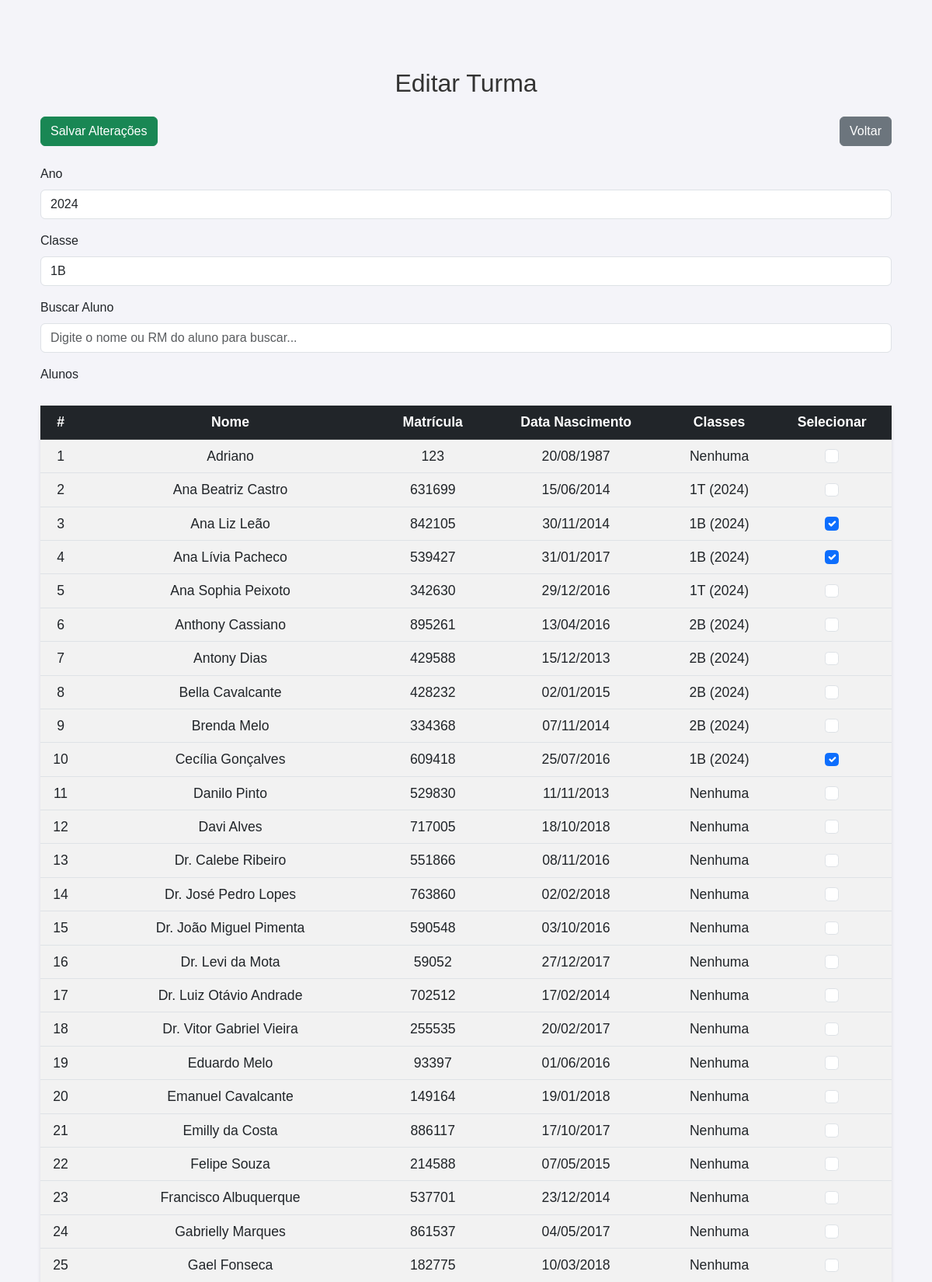
The app's page /secretaria/editar_turma/2/ (upper part) with its own data.
### core/models.py (models this page shows, shortened)
class Turma(models.Model):
    ano = models.PositiveIntegerField()  # Ano da turma (Exemplo: 2024)
    classe = models.CharField(max_length=5, default='Indefinido')  # Classe (Exemplo: 1A, 2B, etc.)
    alunos = models.ManyToManyField(Aluno, related_name='turmas')
    professores = models.ManyToManyField(Professor, related_name='turmas')
    class Meta:
        verbose_name = "Turma"
        verbose_name_plural = "Turmas"

class Aluno(models.Model):
    user = models.OneToOneField(User, on_delete=models.CASCADE, related_name='aluno_profile')
    nome = models.CharField(max_length=100)
    rm = models.CharField(max_length=20, unique=True)  # Registro de matrícula único
    ra_rg = models.CharField(max_length=20, blank=True, null=True)  # RA ou RG (opcional)
    data_nascimento = models.DateField()  # Data de nascimento do aluno
    status = models.CharField(
        max_length=11,
        choices=[('ativo', 'Ativo'), ('transferido', 'Transferido'), ('suplente', 'Suplente')],
        default='ativo'
    )
    email_responsavel = models.EmailField(max_length=100, blank=True, null=True)
    telefone_responsavel = models.CharField(max_length=15, blank=True, null=True)

### core/views.py (the view)
# urls.py: path('secretaria/editar_turma/<int:pk>/', views.editar_turma, name='editar_turma'),
def editar_turma(request, pk):
    turma = get_object_or_404(Turma, pk=pk)
    alunos = Aluno.objects.all()
    professores = Professor.objects.all()
    if request.method == 'POST':
        form = TurmaForm(request.POST, instance=turma)
        if form.is_valid():
            form.save()
            return redirect('gerenciar_turmas')
    else:
        form = TurmaForm(instance=turma)
    return render(request, 'core/editar_turma.html', {
        'form': form,
        'alunos': alunos,
        'professores': professores,
        'turma': turma
    })

### core/forms.py
class TurmaForm(forms.ModelForm):
    alunos = forms.ModelMultipleChoiceField(
        queryset=Aluno.objects.all(),
        widget=forms.CheckboxSelectMultiple,
        required=False  # Não é mais obrigatório
    )
    professores = forms.ModelMultipleChoiceField(
        queryset=Professor.objects.all(),
        widget=forms.CheckboxSelectMultiple,
        required=False  # Não é mais obrigatório
    )
    class Meta:
        model = Turma
        fields = ['ano', 'classe', 'alunos', 'professores']  # Campos para criação/edição da turma

### core/templates/core/editar_turma.html (shortened to what this page needs)
{% load static %}
<!DOCTYPE html>
<html lang="pt-BR">
<head>
    <link href="https://cdn.jsdelivr.net/npm/bootstrap@5.3.0/dist/css/bootstrap.min.css" rel="stylesheet">
    <link rel="stylesheet" href="{% static 'css/estilos.css' %}">
</head>
<body>
    <div class="container mt-5">
        <h1 class="text-center mb-4">Editar Turma</h1>
        <form method="POST">
            <div class="d-flex justify-content-between mb-4">
                <button type="submit" class="btn btn-success">Salvar Alterações</button>
                <a href="{% url 'gerenciar_turmas' %}" class="btn btn-secondary">Voltar</a>
            </div>
            <div class="mb-3">
                <label for="ano" class="form-label">Ano</label>
                <input type="text" class="form-control" id="ano" name="ano" value="{{ form.ano.value }}" required>
            </div>
            <div class="mb-3">
                <label for="classe" class="form-label">Classe</label>
                <input type="text" class="form-control" id="classe" name="classe" value="{{ form.classe.value }}" required>
            </div>
            <div class="mb-3">
                <label for="buscar_aluno" class="form-label">Buscar Aluno</label>
                <input type="text" class="form-control" id="buscar_aluno" placeholder="Digite o nome ou RM do aluno para buscar...">
            </div>
            <div class="mb-3">
                <label for="alunos" class="form-label">Alunos</label>
                <table class="table table-hover table-striped" id="tabela_alunos">
                    <thead class="table-dark">
                        <tr>
                            <th>#</th>
                            <th>Nome</th>
                            <th>Matrícula</th>
                            <th>Data Nascimento</th>
                            <th>Classes</th>
                            <th>Selecionar</th>
                        </tr>
                    </thead>
                    <tbody>
                        {% for aluno in alunos|dictsort:"nome" %}
                            <tr class="aluno-row">
                                <td>{{ forloop.counter }}</td>
                                <td>{{ aluno.nome }}</td>
                                <td>{{ aluno.rm }}</td>
                                <td>{{ aluno.data_nascimento|date:"d/m/Y" }}</td>
                                <td>
                                    {% if aluno.turmas.all %}
                                        {% for turma in aluno.turmas.all %}
                                            {{ turma.classe }} ({{ turma.ano }}){% if not forloop.last %}, {% endif %}
                                        {% endfor %}
                                    {% else %}
                                        Nenhuma
                                    {% endif %}
                                </td>
                                <td>
                                    <input class="form-check-input" type="checkbox" name="alunos" value="{{ aluno.id }}" id="aluno_{{ aluno.id }}" {% if aluno in turma.alunos.all %}checked{% endif %}>
                                </td>
                            </tr>
                        {% empty %}
                            <tr>
                                <td colspan="6">Nenhum aluno encontrado</td>
                            </tr>
                        {% endfor %}
                    </tbody>
                </table>
            </div>
        </form>
    </div>
</body>
</html>

### static/css/estilos.css (style rules this page uses)
body { font-family: 'Arial', sans-serif; background-color: #f4f4f9; margin: 20px; padding: 20px; }
h1 { color: #333; text-align: center; margin-top: 20px; font-size: 2em; }
table { width: 80%; margin: 20px auto; border-collapse: collapse; background-color: #fff; border-radius: 8px; box-shadow: 0 2px 5px rgba(0, 0, 0, 0.1); }
th, td { padding: 12px 15px; text-align: center !important; vertical-align: middle !important; font-size: 1.1em; }
th { background-color: #0066cc; color: white; font-weight: bold; }
td { background-color: #f9f9f9; color: #333; }
tr:nth-child(even) td { background-color: #f2f2f2; }

### records on screen
Turma: classe "1B", ano "2024"
Aluno: nome "Adriano", rm "123", data_nascimento "20/08/1987", shows "Nenhuma"
Aluno: nome "Ana Beatriz Castro", rm "631699", data_nascimento "15/06/2014"
Turma: classe "1T", ano "2024"
Aluno: nome "Ana Liz Leão", rm "842105", data_nascimento "30/11/2014", alunos "☑"
Aluno: nome "Ana Lívia Pacheco", rm "539427", data_nascimento "31/01/2017", alunos "☑"
Aluno: nome "Ana Sophia Peixoto", rm "342630", data_nascimento "29/12/2016"
Aluno: nome "Anthony Cassiano", rm "895261", data_nascimento "13/04/2016"
Turma: classe "2B", ano "2024"
Aluno: nome "Antony Dias", rm "429588", data_nascimento "15/12/2013"
Aluno: nome "Bella Cavalcante", rm "428232", data_nascimento "02/01/2015"
Aluno: nome "Brenda Melo", rm "334368", data_nascimento "07/11/2014"
Aluno: nome "Cecília Gonçalves", rm "609418", data_nascimento "25/07/2016", alunos "☑"
Aluno: nome "Danilo Pinto", rm "529830", data_nascimento "11/11/2013", shows "Nenhuma"
Aluno: nome "Davi Alves", rm "717005", data_nascimento "18/10/2018", shows "Nenhuma"
Aluno: nome "Dr. Calebe Ribeiro", rm "551866", data_nascimento "08/11/2016", shows "Nenhuma"
Aluno: nome "Dr. José Pedro Lopes", rm "763860", data_nascimento "02/02/2018", shows "Nenhuma"
Aluno: nome "Dr. João Miguel Pimenta", rm "590548", data_nascimento "03/10/2016", shows "Nenhuma"
Aluno: nome "Dr. Levi da Mota", rm "59052", data_nascimento "27/12/2017", shows "Nenhuma"
Aluno: nome "Dr. Luiz Otávio Andrade", rm "702512", data_nascimento "17/02/2014", shows "Nenhuma"
Aluno: nome "Dr. Vitor Gabriel Vieira", rm "255535", data_nascimento "20/02/2017", shows "Nenhuma"
Aluno: nome "Eduardo Melo", rm "93397", data_nascimento "01/06/2016", shows "Nenhuma"
Aluno: nome "Emanuel Cavalcante", rm "149164", data_nascimento "19/01/2018", shows "Nenhuma"
Aluno: nome "Emilly da Costa", rm "886117", data_nascimento "17/10/2017", shows "Nenhuma"
Aluno: nome "Felipe Souza", rm "214588", data_nascimento "07/05/2015", shows "Nenhuma"
Aluno: nome "Francisco Albuquerque", rm "537701", data_nascimento "23/12/2014", shows "Nenhuma"
Aluno: nome "Gabrielly Marques", rm "861537", data_nascimento "04/05/2017", shows "Nenhuma"
Aluno: nome "Gael Fonseca", rm "182775", data_nascimento "10/03/2018", shows "Nenhuma"
